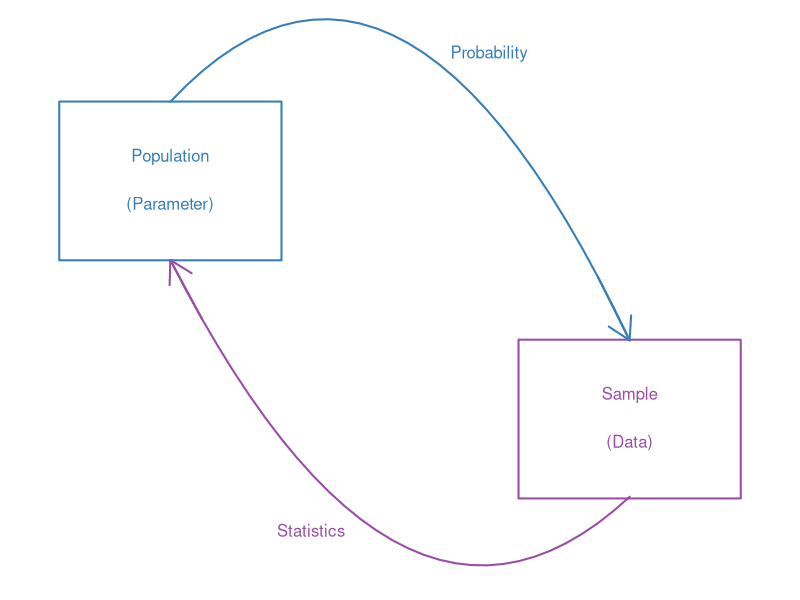
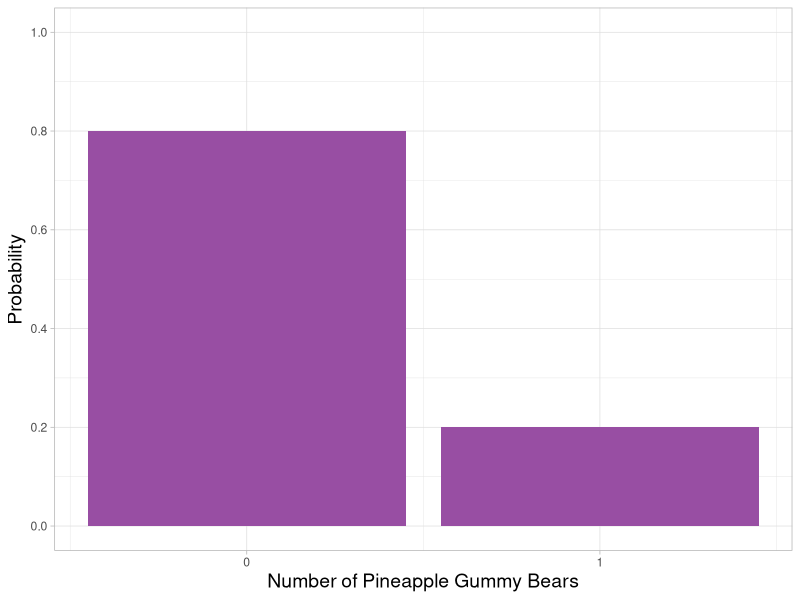
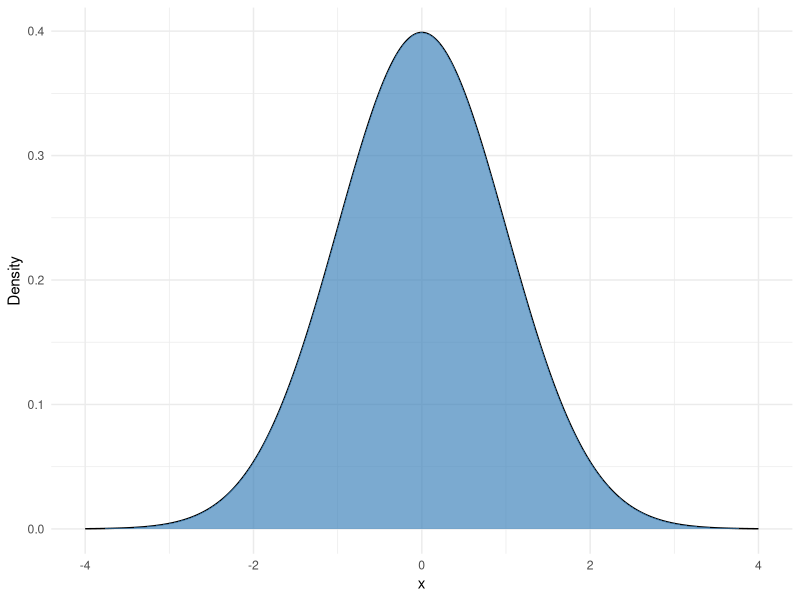
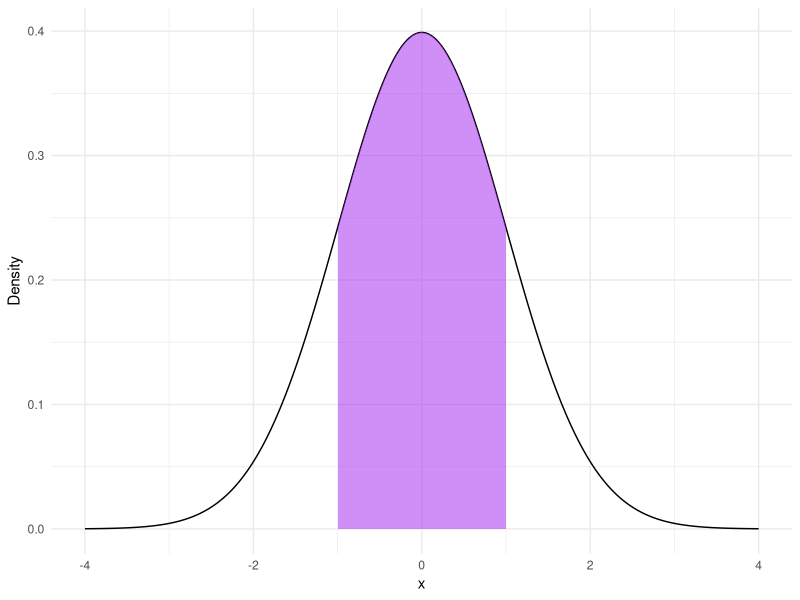
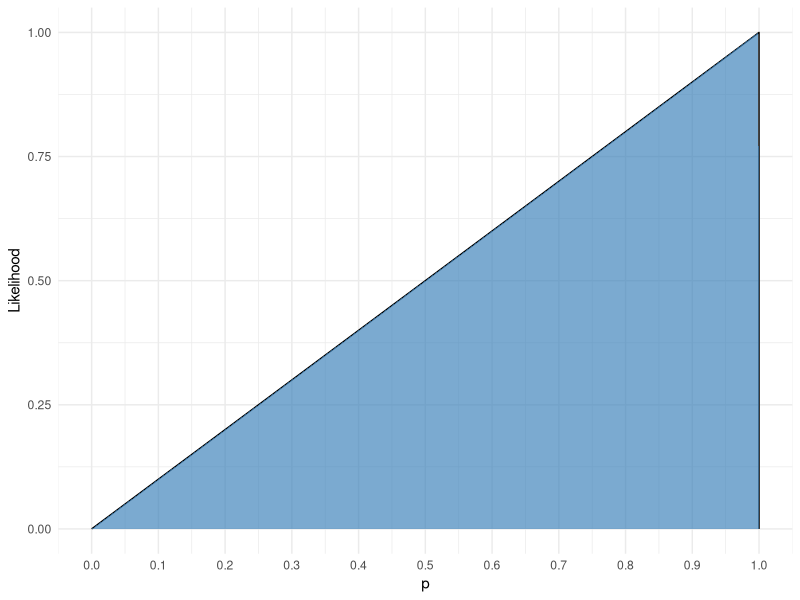
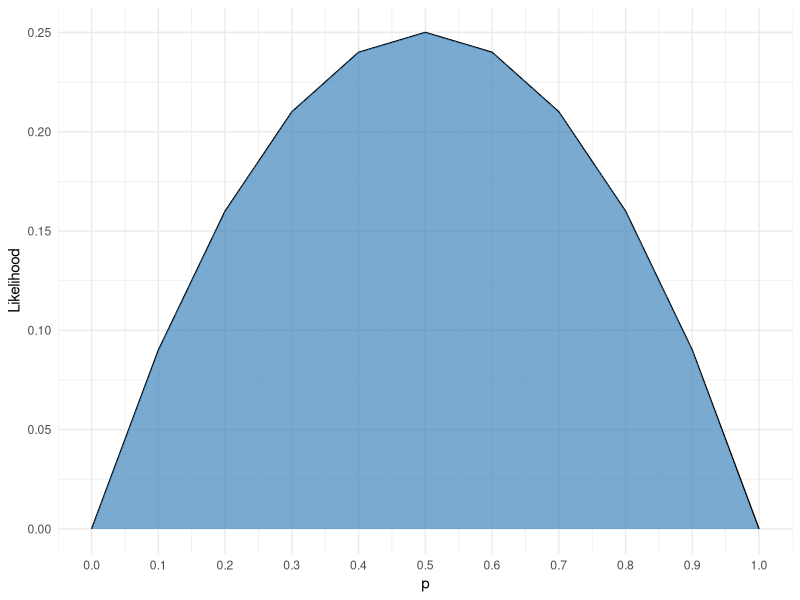
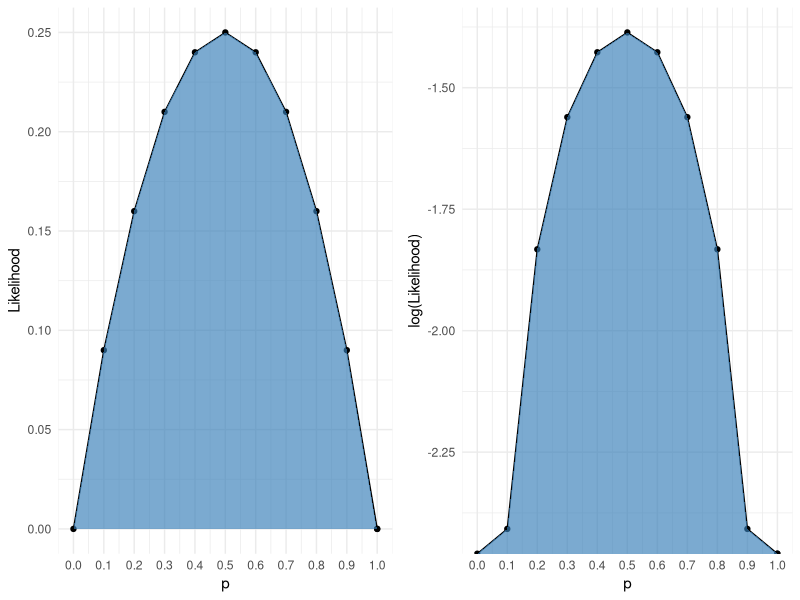

Recreate these plots in R, in order.
## ---- chunk 1
#| echo: false


library(knitr)
library(formatR)
library(tidyverse)
opts_chunk$set(out.width = '100%', options(width=60))

opts_knit$set(global.par = TRUE)
opts_chunk$set(echo=FALSE, warning = FALSE, message = FALSE, comment = '', class.output='sh',
               fig.width=8, fig.height=5, fig.align = "center")

my_red <- "#E41A1C"
my_blue <- "#377EB8"
my_green <- "#4DAF4A"
my_purple <- "#984EA3"
my_orange <- "#FF7F00"
my_yellow <- "#FFFF33"
my_red2 <- "#FBB4AE" 
my_blue2 <- "#B3CDE3" 
my_green2 <- "#CCEBC5" 
my_purple2 <- "#DECBE4"
my_orange2 <- "#FED9A6"
my_yellow2 <- "#FFFFCC"

## ---- chunk 2
#| fig.width: 6
#| fig.height: 2
#| out.width: "100%"

# Zero out standard plot margins
par(mar = c(0, 0, 0, 0))

# Initialize empty canvas
plot(0, 0, col = "white", xlim = c(0, 5), ylim = c(0, 3.5),
     bty = "n", xlab = "", ylab = "", xaxt = "n", yaxt = "n")

# --- Left Box (Population) ---
polygon(x = c(0.2, 1.7, 1.7, 0.2), y = c(2, 2, 3, 3), border = my_blue, lwd = 2)

# --- Right Box (Sample) ---
polygon(x = c(3.3, 4.8, 4.8, 3.3), y = c(.5, .5, 1.5, 1.5), border = my_purple, lwd = 2)

# --- Top Curve (Probability) ---
x_top <- seq(0.95, 4.05, length = 30)
y_top <- -0.478 * x_top^2 + 1.905 * x_top + 1.621
points(x_top, y_top, type = 'l', col = my_blue, lwd = 2)

# Top Arrow (pointing to Sample)
arrows(x0 = x_top[28], x1 = x_top[30], 
       y0 = y_top[28], y1 = y_top[30], 
       col = my_blue, lwd = 2)

# --- Bottom Curve (Statistics) ---
x_bot <- seq(0.95, 4.05, length = 30)
y_bot <- 0.435 * x_bot^2 - 2.656 * x_bot + 4.132
points(x_bot, y_bot, type = 'l', col = my_purple, lwd = 2)

# Bottom Arrow (pointing to Population)
arrows(x0 = x_bot[3], x1 = x_bot[1], 
       y0 = y_bot[3], y1 = y_bot[1], 
       col = my_purple, lwd = 2)

# --- Text Labels ---
text(x = 0.95, y = 2.65, "Population", col = my_blue)
text(x = 0.95, y = 2.35, "(Parameter)", col = my_blue)

text(x = 4.05, y = 1.15, "Sample", col = my_purple)
text(x = 4.05, y = 0.85, "(Data)", col = my_purple)

text(x = 3.1, y = 3.3, "Probability", col = my_blue)
text(x = 1.9, y = 0.3, "Statistics", col = my_purple)
## ---- chunk 3
x <- 0:1
probability <- dbinom(x, size = 1, prob = .2)
ggplot(data.frame(x, probability), aes(x, probability)) +
  geom_col(fill = my_purple) + theme_light() +
  labs(x = "Number of Pineapple Gummy Bears", y = "Probability") +
  scale_x_continuous(breaks = c(0, 1)) + scale_y_continuous(limits = c(0,1),
                                                            n.breaks = 6) + 
  theme(axis.title = element_text(size = 14))
## ---- chunk 4

mu <- 0
sd_dat <- 1


x_seq <- seq(mu - 4 * sd_dat, mu + 4 * sd_dat, length.out = 1000)

# Calculate the density values
density_values <- dnorm(x_seq, mean = mu, sd = sd_dat)

data_df <- data.frame(x = x_seq, density = density_values)

# Plot the density using ggplot2
ggplot(data_df, aes(x = x, y = density)) +
  geom_line() +
  geom_area(fill = my_blue, alpha = .66) +
  xlab("x") + 
  ylab("Density") + theme_minimal()

## ---- chunk 5

mu <- 0
sd_dat <- 1

# Generate a sequence of x values
x_seq <- seq(mu - 4*sd_dat, mu + 4*sd_dat, length.out = 1000)

# Calculate the density values
density_values <- dnorm(x_seq, mean = mu, sd = sd_dat)

data_df <- data.frame(x = x_seq, density = density_values)

dat_sub <- data_df %>% filter(x >= -1 & x <= 1)

# Plot the density using ggplot2
ggplot(data_df, aes(x = x, y = density)) +
  geom_line() +
  geom_area(fill = "purple", alpha = .5, data = dat_sub) +
  xlab("x") + 
  ylab("Density") + theme_minimal()
## ---- chunk 6
#| message: false
#| warning: false

d <- data.frame(P_Heads = seq(-.5, 1.5, .1)) %>%
  mutate(Likelihood = ifelse(P_Heads < 0, 0, 
                             ifelse(P_Heads > 1, 0, 
                                    P_Heads)))

d <- rbind(d, data.frame(P_Heads = 1, Likelihood = 0)) %>%
  rename("p" = "P_Heads")

ggplot(d, aes(x = p, y = Likelihood)) + geom_line() + 
  geom_area(fill = my_blue, alpha = .66) +
  scale_x_continuous(breaks = seq(0, 1, .1), limits = c(0,1)) +
  theme_minimal()
## ---- chunk 7

d2 <- d %>% 
  mutate(Likelihood = Likelihood * (1 - Likelihood))

ggplot(d2, aes(x = p, y = Likelihood)) + geom_line() +  
  geom_area(fill = my_blue, alpha = .66) +
  scale_x_continuous(breaks = seq(0, 1, .1), limits = c(0,1)) +
  xlab("p") +
  theme_minimal()
## ---- chunk 8


p1 <- ggplot(d2, aes(x = p, y = Likelihood)) + geom_line() + geom_point() + 
  geom_area(fill = my_blue, alpha = .66) +
  scale_x_continuous(breaks = seq(0, 1, .1), limits = c(0,1)) +
  xlab("p") + theme_minimal()

p2 <- ggplot(d2, aes(x = p, y = log(Likelihood))) +
  geom_line(color = "black") +
  geom_point() +
  geom_ribbon(aes(ymin = min(log(Likelihood)), ymax = log(Likelihood)),
              fill = my_blue, alpha = 0.66) +
  scale_x_continuous(breaks = seq(0, 1, .1), limits = c(0,1)) +
  xlab("p") +
  theme_minimal()

gridExtra::grid.arrange(p1, p2, nrow = 1)
